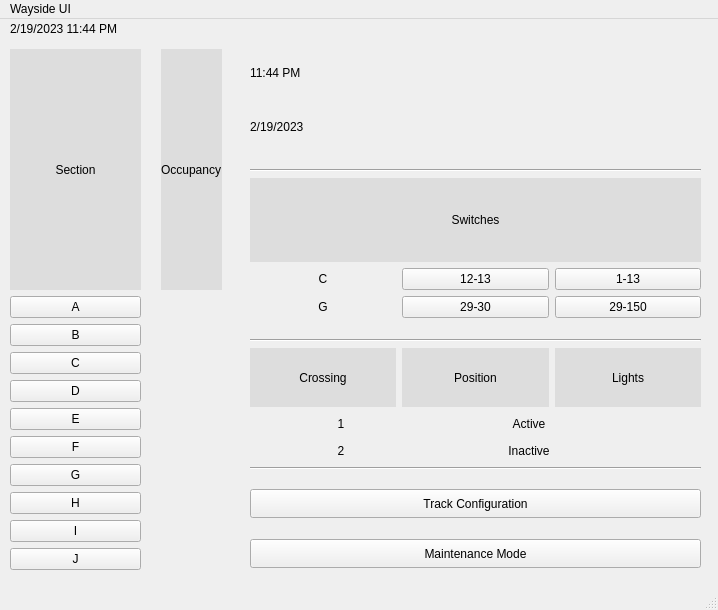
<?xml version="1.0" encoding="UTF-8"?>
<ui version="4.0">
 <class>MainWindow</class>
 <widget class="QMainWindow" name="MainWindow">
  <property name="geometry">
   <rect>
    <x>0</x>
    <y>0</y>
    <width>718</width>
    <height>610</height>
   </rect>
  </property>
  <property name="windowTitle">
   <string>MainWindow</string>
  </property>
  <widget class="QWidget" name="centralwidget">
   <widget class="QPushButton" name="maintenancemode">
    <property name="geometry">
     <rect>
      <x>250</x>
      <y>520</y>
      <width>451</width>
      <height>29</height>
     </rect>
    </property>
    <property name="text">
     <string>Maintenance Mode</string>
    </property>
   </widget>
   <widget class="QPushButton" name="trackconfiguration">
    <property name="geometry">
     <rect>
      <x>250</x>
      <y>470</y>
      <width>451</width>
      <height>29</height>
     </rect>
    </property>
    <property name="text">
     <string>Track Configuration</string>
    </property>
   </widget>
   <widget class="QLabel" name="label_4">
    <property name="geometry">
     <rect>
      <x>10</x>
      <y>0</y>
      <width>141</width>
      <height>20</height>
     </rect>
    </property>
    <property name="text">
     <string>2/19/2023 11:44 PM</string>
    </property>
   </widget>
   <widget class="QWidget" name="gridLayoutWidget">
    <property name="geometry">
     <rect>
      <x>10</x>
      <y>30</y>
      <width>221</width>
      <height>521</height>
     </rect>
    </property>
    <layout class="QGridLayout" name="gridLayout_2">
     <property name="leftMargin">
      <number>0</number>
     </property>
     <property name="rightMargin">
      <number>9</number>
     </property>
     <property name="horizontalSpacing">
      <number>20</number>
     </property>
     <item row="1" column="0">
      <widget class="QLabel" name="sectiontitle">
       <property name="styleSheet">
        <string notr="true">font: 700 10pt &quot;Georgia&quot;;
color: rgb(0, 0, 0);
background-color: rgb(221, 221, 221);</string>
       </property>
       <property name="text">
        <string>Section</string>
       </property>
       <property name="alignment">
        <set>Qt::AlignCenter</set>
       </property>
      </widget>
     </item>
     <item row="10" column="0">
      <widget class="QPushButton" name="pushc_7">
       <property name="text">
        <string>I</string>
       </property>
      </widget>
     </item>
     <item row="7" column="0">
      <widget class="QPushButton" name="pushc_4">
       <property name="text">
        <string>F</string>
       </property>
      </widget>
     </item>
     <item row="5" column="0">
      <widget class="QPushButton" name="pushc_2">
       <property name="text">
        <string>D</string>
       </property>
      </widget>
     </item>
     <item row="4" column="1">
      <widget class="QLabel" name="bicon">
       <property name="maximumSize">
        <size>
         <width>50</width>
         <height>50</height>
        </size>
       </property>
       <property name="text">
        <string/>
       </property>
       <property name="pixmap">
        <pixmap>tracks.png</pixmap>
       </property>
       <property name="scaledContents">
        <bool>true</bool>
       </property>
       <property name="alignment">
        <set>Qt::AlignCenter</set>
       </property>
      </widget>
     </item>
     <item row="6" column="0">
      <widget class="QPushButton" name="pushc_3">
       <property name="text">
        <string>E</string>
       </property>
      </widget>
     </item>
     <item row="5" column="1">
      <widget class="QLabel" name="cicon">
       <property name="maximumSize">
        <size>
         <width>50</width>
         <height>50</height>
        </size>
       </property>
       <property name="text">
        <string/>
       </property>
       <property name="pixmap">
        <pixmap>redtrain.png</pixmap>
       </property>
       <property name="scaledContents">
        <bool>true</bool>
       </property>
       <property name="alignment">
        <set>Qt::AlignCenter</set>
       </property>
      </widget>
     </item>
     <item row="4" column="0">
      <widget class="QPushButton" name="pushc">
       <property name="text">
        <string>C</string>
       </property>
      </widget>
     </item>
     <item row="2" column="0">
      <widget class="QPushButton" name="pusha">
       <property name="text">
        <string>A</string>
       </property>
      </widget>
     </item>
     <item row="9" column="1">
      <widget class="QLabel" name="bicon_3">
       <property name="maximumSize">
        <size>
         <width>50</width>
         <height>50</height>
        </size>
       </property>
       <property name="text">
        <string/>
       </property>
       <property name="pixmap">
        <pixmap>tracks.png</pixmap>
       </property>
       <property name="scaledContents">
        <bool>true</bool>
       </property>
       <property name="alignment">
        <set>Qt::AlignCenter</set>
       </property>
      </widget>
     </item>
     <item row="8" column="0">
      <widget class="QPushButton" name="pushc_5">
       <property name="text">
        <string>G</string>
       </property>
      </widget>
     </item>
     <item row="1" column="1">
      <widget class="QLabel" name="occupancylabel">
       <property name="styleSheet">
        <string notr="true">background-color: rgb(221, 221, 221);
font: 700 10pt &quot;Georgia&quot;;
color: rgb(0, 0, 0);</string>
       </property>
       <property name="text">
        <string>Occupancy</string>
       </property>
      </widget>
     </item>
     <item row="6" column="1">
      <widget class="QLabel" name="bicon_2">
       <property name="maximumSize">
        <size>
         <width>50</width>
         <height>50</height>
        </size>
       </property>
       <property name="text">
        <string/>
       </property>
       <property name="pixmap">
        <pixmap>tracks.png</pixmap>
       </property>
       <property name="scaledContents">
        <bool>true</bool>
       </property>
       <property name="alignment">
        <set>Qt::AlignCenter</set>
       </property>
      </widget>
     </item>
     <item row="7" column="1">
      <widget class="QLabel" name="bicon_4">
       <property name="maximumSize">
        <size>
         <width>50</width>
         <height>50</height>
        </size>
       </property>
       <property name="text">
        <string/>
       </property>
       <property name="pixmap">
        <pixmap>tracks.png</pixmap>
       </property>
       <property name="scaledContents">
        <bool>true</bool>
       </property>
       <property name="alignment">
        <set>Qt::AlignCenter</set>
       </property>
      </widget>
     </item>
     <item row="10" column="1">
      <widget class="QLabel" name="bicon_6">
       <property name="maximumSize">
        <size>
         <width>50</width>
         <height>50</height>
        </size>
       </property>
       <property name="text">
        <string/>
       </property>
       <property name="pixmap">
        <pixmap>tracks.png</pixmap>
       </property>
       <property name="scaledContents">
        <bool>true</bool>
       </property>
       <property name="alignment">
        <set>Qt::AlignCenter</set>
       </property>
      </widget>
     </item>
     <item row="3" column="1">
      <widget class="QLabel" name="aicon_2">
       <property name="maximumSize">
        <size>
         <width>50</width>
         <height>50</height>
        </size>
       </property>
       <property name="text">
        <string/>
       </property>
       <property name="pixmap">
        <pixmap>tracks.png</pixmap>
       </property>
       <property name="scaledContents">
        <bool>true</bool>
       </property>
       <property name="alignment">
        <set>Qt::AlignCenter</set>
       </property>
      </widget>
     </item>
     <item row="11" column="0">
      <widget class="QPushButton" name="pushc_8">
       <property name="text">
        <string>J</string>
       </property>
      </widget>
     </item>
     <item row="3" column="0">
      <widget class="QPushButton" name="pushb">
       <property name="text">
        <string>B</string>
       </property>
      </widget>
     </item>
     <item row="9" column="0">
      <widget class="QPushButton" name="pushc_6">
       <property name="text">
        <string>H</string>
       </property>
      </widget>
     </item>
     <item row="11" column="1">
      <widget class="QLabel" name="cicon_2">
       <property name="maximumSize">
        <size>
         <width>50</width>
         <height>50</height>
        </size>
       </property>
       <property name="text">
        <string/>
       </property>
       <property name="pixmap">
        <pixmap>redtrain.png</pixmap>
       </property>
       <property name="scaledContents">
        <bool>true</bool>
       </property>
       <property name="alignment">
        <set>Qt::AlignCenter</set>
       </property>
      </widget>
     </item>
     <item row="2" column="1">
      <widget class="QLabel" name="aicon">
       <property name="maximumSize">
        <size>
         <width>50</width>
         <height>50</height>
        </size>
       </property>
       <property name="text">
        <string/>
       </property>
       <property name="pixmap">
        <pixmap>tracks.png</pixmap>
       </property>
       <property name="scaledContents">
        <bool>true</bool>
       </property>
       <property name="alignment">
        <set>Qt::AlignCenter</set>
       </property>
      </widget>
     </item>
     <item row="8" column="1">
      <widget class="QLabel" name="bicon_5">
       <property name="maximumSize">
        <size>
         <width>50</width>
         <height>50</height>
        </size>
       </property>
       <property name="text">
        <string/>
       </property>
       <property name="pixmap">
        <pixmap>tracks.png</pixmap>
       </property>
       <property name="scaledContents">
        <bool>true</bool>
       </property>
       <property name="alignment">
        <set>Qt::AlignCenter</set>
       </property>
      </widget>
     </item>
    </layout>
   </widget>
   <widget class="QWidget" name="verticalLayoutWidget_5">
    <property name="geometry">
     <rect>
      <x>250</x>
      <y>150</y>
      <width>451</width>
      <height>149</height>
     </rect>
    </property>
    <layout class="QVBoxLayout" name="verticalLayout_6">
     <item>
      <widget class="Line" name="line">
       <property name="orientation">
        <enum>Qt::Horizontal</enum>
       </property>
      </widget>
     </item>
     <item>
      <widget class="QLabel" name="label_17">
       <property name="styleSheet">
        <string notr="true">background-color: rgb(221, 221, 221);
font: 700 12pt &quot;Georgia&quot;;
color: rgb(0, 0, 0);</string>
       </property>
       <property name="text">
        <string>Switches</string>
       </property>
       <property name="alignment">
        <set>Qt::AlignCenter</set>
       </property>
      </widget>
     </item>
     <item>
      <layout class="QHBoxLayout" name="horizontalLayout_10">
       <item>
        <widget class="QLabel" name="label_13">
         <property name="styleSheet">
          <string notr="true">font: 700 10pt &quot;Georgia&quot;;
color: rgb(0, 0, 0);</string>
         </property>
         <property name="text">
          <string>C</string>
         </property>
         <property name="alignment">
          <set>Qt::AlignCenter</set>
         </property>
        </widget>
       </item>
       <item>
        <widget class="QPushButton" name="ca">
         <property name="text">
          <string>12-13</string>
         </property>
         <property name="checkable">
          <bool>false</bool>
         </property>
        </widget>
       </item>
       <item>
        <widget class="QPushButton" name="cb">
         <property name="text">
          <string>1-13</string>
         </property>
        </widget>
       </item>
      </layout>
     </item>
     <item>
      <layout class="QHBoxLayout" name="horizontalLayout">
       <item>
        <widget class="QLabel" name="label_14">
         <property name="styleSheet">
          <string notr="true">font: 700 10pt &quot;Georgia&quot;;
color: rgb(0, 0, 0);</string>
         </property>
         <property name="text">
          <string>G</string>
         </property>
         <property name="alignment">
          <set>Qt::AlignCenter</set>
         </property>
        </widget>
       </item>
       <item>
        <widget class="QPushButton" name="ca_2">
         <property name="text">
          <string>29-30</string>
         </property>
         <property name="checkable">
          <bool>false</bool>
         </property>
        </widget>
       </item>
       <item>
        <widget class="QPushButton" name="cb_2">
         <property name="text">
          <string>29-150</string>
         </property>
        </widget>
       </item>
      </layout>
     </item>
    </layout>
   </widget>
   <widget class="QWidget" name="verticalLayoutWidget_8">
    <property name="geometry">
     <rect>
      <x>250</x>
      <y>320</y>
      <width>451</width>
      <height>131</height>
     </rect>
    </property>
    <layout class="QVBoxLayout" name="verticalLayout_9">
     <item>
      <widget class="Line" name="line_2">
       <property name="orientation">
        <enum>Qt::Horizontal</enum>
       </property>
      </widget>
     </item>
     <item>
      <layout class="QHBoxLayout" name="horizontalLayout_26">
       <item>
        <widget class="QLabel" name="label_50">
         <property name="styleSheet">
          <string notr="true">background-color: rgb(221, 221, 221);
font: 700 12pt &quot;Georgia&quot;;
color: rgb(0, 0, 0);</string>
         </property>
         <property name="text">
          <string>Crossing</string>
         </property>
         <property name="alignment">
          <set>Qt::AlignCenter</set>
         </property>
        </widget>
       </item>
       <item>
        <widget class="QLabel" name="label_51">
         <property name="styleSheet">
          <string notr="true">font: 700 12pt &quot;Georgia&quot;;
color: rgb(0, 0, 0);
background-color: rgb(221, 221, 221);</string>
         </property>
         <property name="text">
          <string>Position</string>
         </property>
         <property name="alignment">
          <set>Qt::AlignCenter</set>
         </property>
        </widget>
       </item>
       <item>
        <widget class="QLabel" name="label_52">
         <property name="styleSheet">
          <string notr="true">font: 700 12pt &quot;Georgia&quot;;
color: rgb(0, 0, 0);
background-color: rgb(221, 221, 221);</string>
         </property>
         <property name="text">
          <string>Lights</string>
         </property>
         <property name="alignment">
          <set>Qt::AlignCenter</set>
         </property>
        </widget>
       </item>
      </layout>
     </item>
     <item>
      <layout class="QHBoxLayout" name="horizontalLayout_20">
       <item>
        <widget class="QLabel" name="label_53">
         <property name="styleSheet">
          <string notr="true">font: 700 10pt &quot;Georgia&quot;;
color: rgb(0, 0, 0);</string>
         </property>
         <property name="text">
          <string>1</string>
         </property>
         <property name="alignment">
          <set>Qt::AlignCenter</set>
         </property>
        </widget>
       </item>
       <item>
        <widget class="QLabel" name="label_54">
         <property name="styleSheet">
          <string notr="true">font: 9pt &quot;Georgia&quot;;
color: rgb(0, 0, 0);</string>
         </property>
         <property name="frameShadow">
          <enum>QFrame::Plain</enum>
         </property>
         <property name="text">
          <string>Active</string>
         </property>
         <property name="alignment">
          <set>Qt::AlignCenter</set>
         </property>
        </widget>
       </item>
       <item>
        <layout class="QHBoxLayout" name="horizontalLayout_27">
         <item>
          <widget class="QLabel" name="reda">
           <property name="maximumSize">
            <size>
             <width>21</width>
             <height>21</height>
            </size>
           </property>
           <property name="text">
            <string/>
           </property>
           <property name="pixmap">
            <pixmap>offlight.png</pixmap>
           </property>
           <property name="scaledContents">
            <bool>true</bool>
           </property>
          </widget>
         </item>
         <item>
          <widget class="QLabel" name="yellowa">
           <property name="maximumSize">
            <size>
             <width>21</width>
             <height>21</height>
            </size>
           </property>
           <property name="text">
            <string/>
           </property>
           <property name="pixmap">
            <pixmap>offlight.png</pixmap>
           </property>
           <property name="scaledContents">
            <bool>true</bool>
           </property>
          </widget>
         </item>
         <item>
          <widget class="QLabel" name="greena">
           <property name="maximumSize">
            <size>
             <width>21</width>
             <height>21</height>
            </size>
           </property>
           <property name="text">
            <string/>
           </property>
           <property name="pixmap">
            <pixmap>offlight.png</pixmap>
           </property>
           <property name="scaledContents">
            <bool>true</bool>
           </property>
          </widget>
         </item>
        </layout>
       </item>
      </layout>
     </item>
     <item>
      <layout class="QHBoxLayout" name="horizontalLayout_21">
       <item>
        <widget class="QLabel" name="label_55">
         <property name="styleSheet">
          <string notr="true">font: 700 10pt &quot;Georgia&quot;;
color: rgb(0, 0, 0);</string>
         </property>
         <property name="text">
          <string>2</string>
         </property>
         <property name="alignment">
          <set>Qt::AlignCenter</set>
         </property>
        </widget>
       </item>
       <item>
        <widget class="QLabel" name="label_56">
         <property name="styleSheet">
          <string notr="true">font: 9pt &quot;Georgia&quot;;
color: rgb(0, 0, 0);</string>
         </property>
         <property name="frameShadow">
          <enum>QFrame::Plain</enum>
         </property>
         <property name="text">
          <string>Inactive</string>
         </property>
         <property name="alignment">
          <set>Qt::AlignCenter</set>
         </property>
        </widget>
       </item>
       <item>
        <layout class="QHBoxLayout" name="horizontalLayout_29">
         <item>
          <widget class="QLabel" name="redb">
           <property name="maximumSize">
            <size>
             <width>21</width>
             <height>21</height>
            </size>
           </property>
           <property name="text">
            <string/>
           </property>
           <property name="pixmap">
            <pixmap>offlight.png</pixmap>
           </property>
           <property name="scaledContents">
            <bool>true</bool>
           </property>
          </widget>
         </item>
         <item>
          <widget class="QLabel" name="yellowb">
           <property name="maximumSize">
            <size>
             <width>21</width>
             <height>21</height>
            </size>
           </property>
           <property name="text">
            <string/>
           </property>
           <property name="pixmap">
            <pixmap>offlight.png</pixmap>
           </property>
           <property name="scaledContents">
            <bool>true</bool>
           </property>
          </widget>
         </item>
         <item>
          <widget class="QLabel" name="greenb">
           <property name="maximumSize">
            <size>
             <width>21</width>
             <height>21</height>
            </size>
           </property>
           <property name="text">
            <string/>
           </property>
           <property name="pixmap">
            <pixmap>offlight.png</pixmap>
           </property>
           <property name="scaledContents">
            <bool>true</bool>
           </property>
          </widget>
         </item>
        </layout>
       </item>
      </layout>
     </item>
     <item>
      <widget class="Line" name="line_5">
       <property name="orientation">
        <enum>Qt::Horizontal</enum>
       </property>
      </widget>
     </item>
    </layout>
   </widget>
   <widget class="QWidget" name="verticalLayoutWidget_4">
    <property name="geometry">
     <rect>
      <x>250</x>
      <y>30</y>
      <width>151</width>
      <height>101</height>
     </rect>
    </property>
    <layout class="QVBoxLayout" name="verticalLayout_5">
     <item>
      <widget class="QLabel" name="time">
       <property name="styleSheet">
        <string notr="true">font: 700 12pt &quot;Segoe UI&quot;;
color: rgb(0, 0, 0);</string>
       </property>
       <property name="text">
        <string>11:44 PM</string>
       </property>
       <property name="alignment">
        <set>Qt::AlignLeading|Qt::AlignLeft|Qt::AlignVCenter</set>
       </property>
      </widget>
     </item>
     <item>
      <widget class="QLabel" name="date">
       <property name="styleSheet">
        <string notr="true">font: 700 12pt &quot;Segoe UI&quot;;
color: rgb(0, 0, 0);</string>
       </property>
       <property name="text">
        <string>2/19/2023</string>
       </property>
       <property name="alignment">
        <set>Qt::AlignLeading|Qt::AlignLeft|Qt::AlignVCenter</set>
       </property>
      </widget>
     </item>
    </layout>
   </widget>
  </widget>
  <widget class="QMenuBar" name="menubar">
   <property name="geometry">
    <rect>
     <x>0</x>
     <y>0</y>
     <width>718</width>
     <height>25</height>
    </rect>
   </property>
   <widget class="QMenu" name="menuWayside_UI">
    <property name="title">
     <string>Wayside UI</string>
    </property>
   </widget>
   <addaction name="menuWayside_UI"/>
  </widget>
  <widget class="QStatusBar" name="statusbar"/>
 </widget>
 <resources/>
 <connections/>
</ui>
